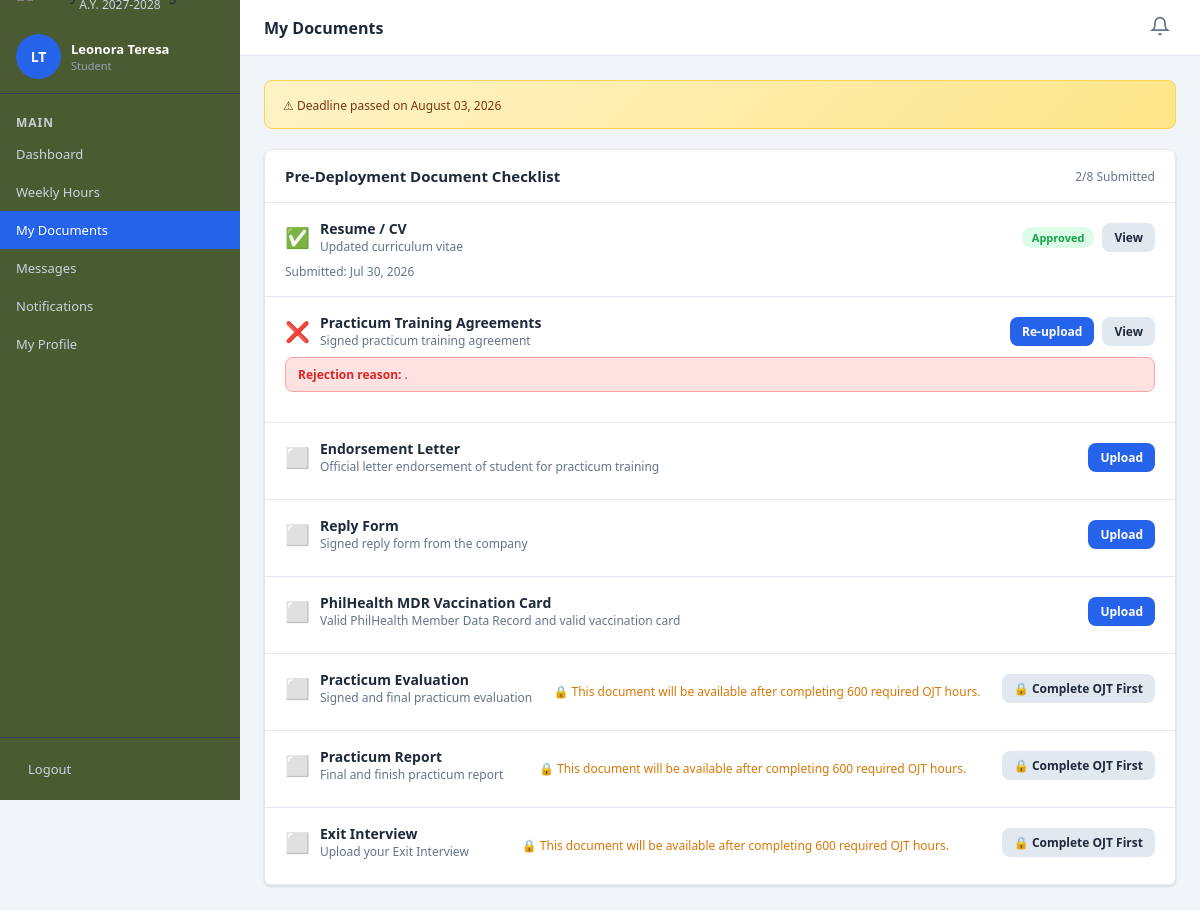
Page /student_documents.php (signed in) on the committed database.
### tables this page shows
CREATE TABLE `students` (
  `id` int(11) NOT NULL,
  `user_id` int(11) NOT NULL,
  `student_number` varchar(20) NOT NULL,
  `course` varchar(100) DEFAULT '',
  `section` varchar(20) DEFAULT '',
  `company_name` varchar(150) DEFAULT '',
  `company_id` int(11) DEFAULT NULL,
  `supervisor_id` int(11) DEFAULT NULL,
  `coordinator_id` int(11) DEFAULT NULL,
  `required_hours` decimal(10,2) NOT NULL DEFAULT 600.00,
  `weekly_required_hours` decimal(10,2) NOT NULL DEFAULT 40.00,
  `deployment_date` date DEFAULT NULL,
  `pre_deployment_deadline` date DEFAULT NULL,
  `status` enum('pending','deployed','completed') DEFAULT 'pending'
);

CREATE TABLE `document_submissions` (
  `id` int(11) NOT NULL,
  `student_id` int(11) NOT NULL,
  `requirement_id` int(11) NOT NULL,
  `file_name` varchar(255) DEFAULT '',
  `file_path` varchar(500) DEFAULT '',
  `status` enum('pending','approved','rejected') DEFAULT 'pending',
  `remarks` text DEFAULT NULL,
  `submitted_at` timestamp NOT NULL DEFAULT current_timestamp(),
  `reviewed_at` timestamp NULL DEFAULT NULL,
  `reviewed_by` int(11) DEFAULT NULL
);

CREATE TABLE `document_requirements` (
  `id` int(11) NOT NULL,
  `doc_name` varchar(100) NOT NULL,
  `description` text DEFAULT NULL,
  `is_required` tinyint(1) DEFAULT 1,
  `created_by` int(11) DEFAULT NULL,
  `created_at` timestamp NOT NULL DEFAULT current_timestamp(),
  `unlock_after_completion` tinyint(1) NOT NULL DEFAULT 0
);

### config.php (called while the page is built, shortened)
<?php
function getStudentByUserId($conn, $user_id) {
    $uid = (int)$user_id;
    $r   = $conn->query("
        SELECT s.*, u.full_name, u.email, u.username
        FROM   students s
        JOIN   users u ON s.user_id = u.id
        WHERE  s.user_id = $uid
        LIMIT 1
    ");
    return ($r && $r->num_rows > 0) ? $r->fetch_assoc() : null;
}
function getTotalRenderedHours($conn, $student_id) {
    $sid = (int)$student_id;
    $r   = $conn->query("
        SELECT COALESCE(SUM(rendered_hours), 0) AS total
        FROM   weekly_logs
        WHERE  student_id = $sid AND status != 'rejected'
    ");
    return ($r) ? (float)$r->fetch_assoc()['total'] : 0.0;
}

### student_documents.php (the view, shortened to what this page needs)
<?php
require_once 'config.php';
require_once 'sidebar.php';
$student = getStudentByUserId($conn, $_SESSION['user_id']);
$sid = $student['id'];
$total_rendered = (float)getTotalRenderedHours($conn, $sid);
$required_hours = (float)$student['required_hours'];
$deadline_banner = '';
if ($student['pre_deployment_deadline']) {
    $deadline = new DateTime($student['pre_deployment_deadline']);
    $now = new DateTime();
    if ($deadline > $now) {
        $diff = $now->diff($deadline);
        $deadline_banner = "Submit all documents before <strong>" . $deadline->format('F d, Y') . "</strong> ({$diff->days} days left)";
    } else {
        $deadline_banner = "⚠ Deadline passed on " . $deadline->format('F d, Y');
    }
}
$reqs = $conn->query("
SELECT
    dr.*,
    ds.id AS sub_id,
    ds.file_name,
    ds.file_path,
    ds.status AS sub_status,
    ds.remarks,
    ds.submitted_at
FROM document_requirements dr
LEFT JOIN document_submissions ds
ON ds.id = (
    SELECT id
    FROM document_submissions
    WHERE student_id = $sid
      AND requirement_id = dr.id
    ORDER BY id DESC
    LIMIT 1
)
WHERE NOT (
    dr.doc_name LIKE '%PhilHealth%'
    AND '{$student['course']}' != 'BSTM'
)
ORDER BY dr.id ASC
");
$req_list = [];
while ($row = $reqs->fetch_assoc()) $req_list[] = $row;
?>
<!DOCTYPE html>
<html lang="en">
<head>
<link rel="stylesheet" href="style.css">
</head>
<body>
<div class="wrapper">
<div class="main-content">
<?php renderTopbar('My Documents', $conn); ?>
<div class="page-content">
<?php if ($deadline_banner): ?>
<div class="deadline-banner">
    <div class="text"><span><?= $deadline_banner ?></span></div>
</div>
<?php endif; ?>
<div class="card">
    <div class="card-header">
        <h3>Pre-Deployment Document Checklist</h3>
        <span class="text-sm text-muted">
            <?= count(array_filter($req_list, fn($r) => $r['sub_status'])) ?>/<?= count($req_list) ?> Submitted
        </span>
    </div>
    <div class="card-body" style="padding:0;">
        <?php foreach ($req_list as $req): ?>
            <?php
            $locked =
                $req['unlock_after_completion'] == 1 &&
                $total_rendered < $required_hours;
            ?>
        <div style="padding:16px 20px;border-bottom:1px solid var(--border);">
            <div class="flex-between" style="margin-bottom:8px;">
                <div style="display:flex;align-items:center;gap:10px;">
                    <span style="font-size:20px;">
                        <?php
                        if ($req['sub_status'] === 'approved') echo '✅';
                        elseif ($req['sub_status'] === 'rejected') echo '❌';
                        elseif ($req['sub_status'] === 'pending') echo '🕐';
                        else echo '⬜';
                        ?>
                    </span>
                    <div>
                        <div class="font-bold"><?= htmlspecialchars($req['doc_name']) ?></div>
                        <div class="text-sm text-muted"><?= htmlspecialchars($req['description']) ?></div>
                    </div>
                </div>
                <?php if ($locked): ?>
                <div class="text-sm text-muted" style="margin-top:6px;color:#d97706;">
                    🔒 This document will be available after completing
                    <?= number_format($required_hours) ?> required OJT hours.
                </div>
                <?php endif; ?>
                <div style="display:flex;align-items:center;gap:8px;">
                    <?php if ($locked): ?>
                        <button class="btn btn-sm btn-secondary" disabled>
                            🔒 Complete OJT First
                        </button>
                    <?php elseif ($req['sub_status'] == 'pending'): ?>
                        <button class="btn btn-sm btn-secondary" disabled>
                            Pending Review
                        </button>
                    <?php elseif ($req['sub_status'] == 'approved'): ?>
                        <span class="badge badge-approved">
                            Approved
                        </span>
                    <?php elseif ($req['sub_status'] == 'rejected'): ?>
                        <button class="btn btn-sm btn-primary"
                            onclick="openUploadModal(
                                <?= $req['id'] ?>,
                                '<?= htmlspecialchars(addslashes($req['doc_name'])) ?>'
                            )">
                            Re-upload
                        </button>
                    <?php else: ?>
                        <button class="btn btn-sm btn-primary"
                            onclick="openUploadModal(
                                <?= $req['id'] ?>,
                                '<?= htmlspecialchars(addslashes($req['doc_name'])) ?>'
                            )">
                            Upload
                        </button>
                    <?php endif; ?>
                    <?php if ($req['file_path']): ?>
                    <a href="<?= UPLOAD_URL . $req['file_path'] ?>" target="_blank" class="btn btn-sm btn-secondary"><?= svgIcon('eye') ?> View </a>
                    <?php endif; ?>
                </div>
            </div>
            <?php if ($req['sub_status'] === 'rejected' && $req['remarks']): ?>
            <div class="alert alert-danger" style="margin-top:8px;padding:8px 12px;font-size:12px;">
                <strong>Rejection reason:</strong> <?= htmlspecialchars($req['remarks']) ?>
            </div>
            <?php endif; ?>
            <?php if ($req['sub_status'] === 'approved'): ?>
            <div class="text-sm text-muted" style="margin-top:4px;">Submitted: <?= date('M d, Y', strtotime($req['submitted_at'])) ?></div>
            <?php endif; ?>
        </div>
        <?php endforeach; ?>
    </div>
</div>
</div>
</div>
</div>
</body>
</html>

### style.css (style rules this page uses)
*, *::before, *::after { box-sizing: border-box; margin: 0; padding: 0; }
:root { --primary: #2563eb; --primary-dark: #1d4ed8; --primary-light: #dbeafe; --secondary: #64748b; --success: #16a34a; --success-light: #dcfce7; --warning: #d97706; --warning-light: #fef3c7; --danger: #dc2626; --danger-light: #fee2e2; --info: #0891b2; --info-light: #cffafe; --bg: #f1f5f9; --sidebar-bg: #4A5A31; --sidebar-bg2: #4A5A31; --sidebar-text: #cbd5e1; --sidebar-hover: rgba(255,255,255,0.12); --sidebar-active: #3b82f6; --card-bg: #ffffff; --border: #e2e8f0; --text-main: #1e293b; --text-muted: #64748b; --shadow: 0 1px 3px rgba(0,0,0,.08), 0 1px 2px rgba(0,0,0,.06); --shadow-md: 0 4px 6px -1px rgba(0,0,0,.1), 0 2px 4px -1px rgba(0,0,0,.06); --radius: 8px; --sidebar-width: 240px; }
body { font-family: 'Segoe UI', sans-serif; background: var(--bg); color: var(--text-main); font-size: 14px; }
a { text-decoration: none; color: inherit; }
input, select, textarea, button { font-family: inherit; font-size: 14px; }
.btn { display: inline-flex; align-items: center; gap: 6px; padding: 10px 18px; border-radius: var(--radius); border: none; cursor: pointer; font-weight: 600; font-size: 13px; transition: all .2s; }
.btn-primary { background: var(--primary); color: #fff; }
.btn-secondary { background: var(--border); color: var(--text-main); }
.btn-sm { padding: 6px 12px; font-size: 12px; }
.alert { padding: 10px 14px; border-radius: var(--radius); font-size: 13px; margin-bottom: 14px; }
.alert-danger { background: var(--danger-light); color: var(--danger); border: 1px solid #fca5a5; }
.wrapper { display: flex; min-height: 100vh; }
.main-content { margin-left: var(--sidebar-width); width: calc(100% - var(--sidebar-width)); min-height:100vh; display:flex; flex-direction:column; flex:1; }
.page-content { padding: 24px; flex: 1; }
.card { background: var(--card-bg); border-radius: var(--radius); border: 1px solid var(--border); box-shadow: var(--shadow); }
.card-header { padding: 16px 20px; border-bottom: 1px solid var(--border); display: flex; align-items: center; justify-content: space-between; }
.card-header h3 { font-size: 15px; font-weight: 700; }
.card-body { padding: 20px; }
.badge { display: inline-flex; align-items: center; padding: 3px 10px; border-radius: 99px; font-size: 11px; font-weight: 700; }
.badge-approved { background: var(--success-light); color: var(--success); }
.flex-between { display: flex; justify-content: space-between; align-items: center; }
.text-muted { color: var(--text-muted); }
.text-sm { font-size: 12px; }
.font-bold { font-weight: 700; }
.deadline-banner { background: linear-gradient(135deg, #fef3c7, #fde68a); border: 1px solid #fcd34d; border-radius: var(--radius); padding: 14px 18px; margin-bottom: 20px; display: flex; align-items: center; gap: 12px; }
.deadline-banner .text span { font-size: 12px; color: #78350f; }

### rows in the picture
students: pre_deployment_deadline "⚠ Deadline passed on August 03, 2026", required_hours "600"
document_submissions: requirement.doc_name "Resume / CV", requirement.description "Updated curriculum vitae", status "Approved", submitted_at "Jul 30, 2026"
document_submissions: requirement.doc_name "Practicum Training Agreements", requirement.description "Signed practicum training agreement", remarks "."
document_requirements: doc_name "Endorsement Letter", description "Official letter endorsement of student for practicum training"
document_requirements: doc_name "Reply Form", description "Signed reply form from the company"
document_requirements: doc_name "PhilHealth MDR Vaccination Card", description "Valid PhilHealth Member Data Record and valid vaccination card"
document_requirements: doc_name "Practicum Evaluation", description "Signed and final practicum evaluation", unlock_after_completion "🔒 Complete OJT First"
document_requirements: doc_name "Practicum Report", description "Final and finish practicum report", unlock_after_completion "🔒 Complete OJT First"
document_requirements: doc_name "Exit Interview", description "Upload your Exit Interview", unlock_after_completion "🔒 Complete OJT First"

### other values in the picture
$initials "LT"
$name "Leonora Teresa"
$role "Student"
$title "My Documents"
count(array_filter($req_list, fn($r) => $r['sub_status'])) "2"
count($req_list) "8"
